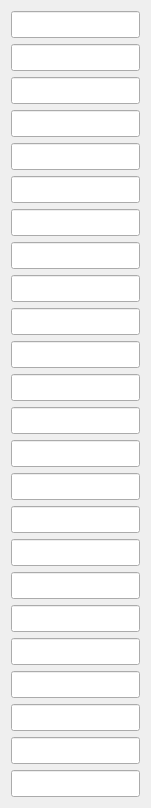
     <widget class="QWidget" name="layoutWidget_9">
      <property name="geometry">
       <rect>
        <x>580</x>
        <y>180</y>
        <width>151</width>
        <height>461</height>
       </rect>
      </property>
      <layout class="QVBoxLayout" name="verticalLayout_12">
       <item>
        <widget class="QLineEdit" name="PosI_Control_UstanovkaKR1">
         <property name="font">
          <font>
           <pointsize>12</pointsize>
          </font>
         </property>
        </widget>
       </item>
       <item>
        <widget class="QLineEdit" name="PosI_Control_UstanovkaKR3">
         <property name="font">
          <font>
           <pointsize>12</pointsize>
          </font>
         </property>
        </widget>
       </item>
       <item>
        <widget class="QLineEdit" name="PosI_Control_ZaklinivanieKR1">
         <property name="font">
          <font>
           <pointsize>12</pointsize>
          </font>
         </property>
        </widget>
       </item>
       <item>
        <widget class="QLineEdit" name="PosI_Control_ZaklinivanieKR3">
         <property name="font">
          <font>
           <pointsize>12</pointsize>
          </font>
         </property>
        </widget>
       </item>
       <item>
        <widget class="QLineEdit" name="PosI_Control_UstanovkaSCH_KR1">
         <property name="font">
          <font>
           <pointsize>12</pointsize>
          </font>
         </property>
        </widget>
       </item>
       <item>
        <widget class="QLineEdit" name="PosI_Control_UstanovkaSCH_KR3">
         <property name="font">
          <font>
           <pointsize>12</pointsize>
          </font>
         </property>
        </widget>
       </item>
       <item>
        <widget class="QLineEdit" name="PosI_Control_ZaklinivanieCH_KR1">
         <property name="font">
          <font>
           <pointsize>12</pointsize>
          </font>
         </property>
        </widget>
       </item>
       <item>
        <widget class="QLineEdit" name="PosI_Control_ZaklinivanieCH_KR3">
         <property name="font">
          <font>
           <pointsize>12</pointsize>
          </font>
         </property>
        </widget>
       </item>
       <item>
        <widget class="QLineEdit" name="PosI_Control_PoperechnayaV_KR1">
         <property name="font">
          <font>
           <pointsize>12</pointsize>
          </font>
         </property>
        </widget>
       </item>
       <item>
        <widget class="QLineEdit" name="PosI_Control_PoperechnayaV_KR3">
         <property name="font">
          <font>
           <pointsize>12</pointsize>
          </font>
         </property>
        </widget>
       </item>
       <item>
        <widget class="QLineEdit" name="PosI_Control_Krutka_KR1">
         <property name="font">
          <font>
           <pointsize>12</pointsize>
          </font>
         </property>
        </widget>
       </item>
       <item>
        <widget class="QLineEdit" name="PosI_Control_Krutka_KR3">
         <property name="font">
          <font>
           <pointsize>12</pointsize>
          </font>
         </property>
        </widget>
       </item>
       <item>
        <widget class="QLineEdit" name="PosI_Control_Ustanovkapilona1">
         <property name="font">
          <font>
           <pointsize>12</pointsize>
          </font>
         </property>
        </widget>
       </item>
       <item>
        <widget class="QLineEdit" name="PosI_Control_Ustanovkapilona3">
         <property name="font">
          <font>
           <pointsize>12</pointsize>
          </font>
         </property>
        </widget>
       </item>
       <item>
        <widget class="QLineEdit" name="PosI_Control_Zaklinpilona1">
         <property name="font">
          <font>
           <pointsize>12</pointsize>
          </font>
         </property>
        </widget>
       </item>
       <item>
        <widget class="QLineEdit" name="PosI_Control_Zaklinpilona3">
         <property name="font">
          <font>
           <pointsize>12</pointsize>
          </font>
         </property>
        </widget>
       </item>
       <item>
        <widget class="QLineEdit" name="PosI_Control_UstanovkaRL1">
         <property name="font">
          <font>
           <pointsize>12</pointsize>
          </font>
         </property>
        </widget>
       </item>
       <item>
        <widget class="QLineEdit" name="PosI_Control_UstanovkaRL3">
         <property name="font">
          <font>
           <pointsize>12</pointsize>
          </font>
         </property>
        </widget>
       </item>
       <item>
        <widget class="QLineEdit" name="PosI_Control_ZaklinivanieRL1">
         <property name="font">
          <font>
           <pointsize>12</pointsize>
          </font>
         </property>
        </widget>
       </item>
       <item>
        <widget class="QLineEdit" name="PosI_Control_ZaklinivanieRL3">
         <property name="font">
          <font>
           <pointsize>12</pointsize>
          </font>
         </property>
        </widget>
       </item>
       <item>
        <widget class="QLineEdit" name="PosI_Control_PoperechnayaV_RL1">
         <property name="font">
          <font>
           <pointsize>12</pointsize>
          </font>
         </property>
        </widget>
       </item>
       <item>
        <widget class="QLineEdit" name="PosI_Control_PoperechnayaV_RL3">
         <property name="font">
          <font>
           <pointsize>12</pointsize>
          </font>
         </property>
        </widget>
       </item>
       <item>
        <widget class="QLineEdit" name="PosI_Control_Krutka_RL1">
         <property name="font">
          <font>
           <pointsize>12</pointsize>
          </font>
         </property>
        </widget>
       </item>
       <item>
        <widget class="QLineEdit" name="PosI_Control_Krutka_RL3">
         <property name="font">
          <font>
           <pointsize>12</pointsize>
          </font>
         </property>
        </widget>
       </item>
      </layout>
     </widget>
